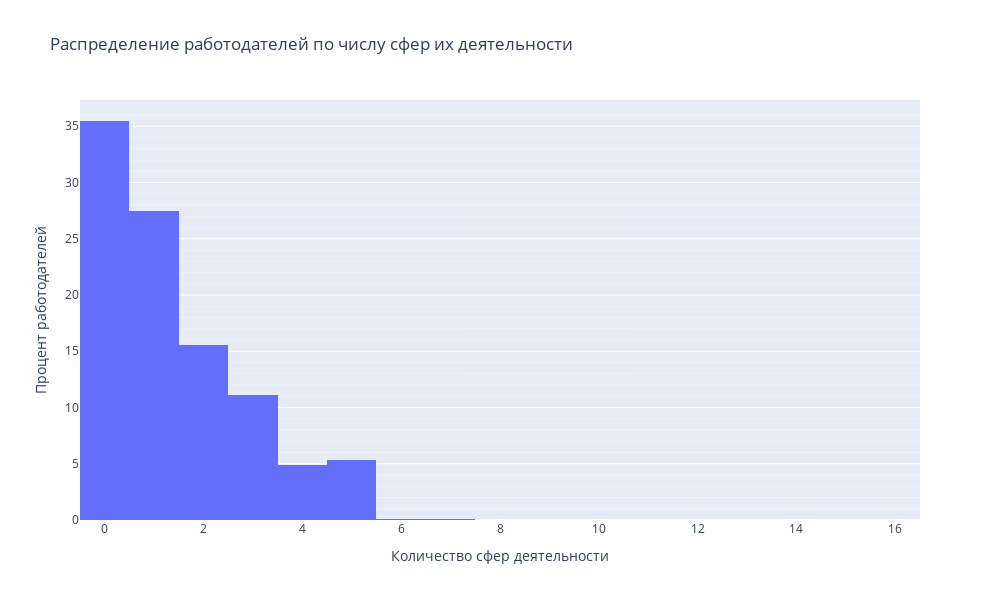

Here is the notebook cell this chart was saved with:
### Code cell
fig1 = px.histogram(
    industry_df,
    x='industry_cnt',
    nbins=17,
    histnorm='percent',
    height=600,
    width=1000,
    title="Распределение работодателей по числу сфер их деятельности"
)
fig1.update_layout(showlegend=False)
fig1.update_yaxes(minor_showgrid=True)
fig1.layout.xaxis.title.text = 'Количество сфер деятельности'
fig1.layout.yaxis.title.text = 'Процент работодателей'
fig1.show()

### Figure 1 — Plotly figure (JSON) as saved in the notebook; plotly's stock layout.template omitted (floating-point values rounded to 4 significant figures; data arrays with more than 128 entries replaced by an {"elided": "..."} marker saying what was removed)
{"data": [{"alignmentgroup": "True", "bingroup": "x", "histnorm": "percent", "hovertemplate": "industry_cnt=%{x}<br>percent=%{y}<extra></extra>", "legendgroup": "", "marker": {"color": "#636efa", "pattern": {"shape": ""}}, "name": "", "nbinsx": 17, "offsetgroup": "", "orientation": "v", "showlegend": false, "type": "histogram", "x": {"elided": "23175 int values"}, "xaxis": "x", "yaxis": "y"}], "layout": {"barmode": "relative", "height": 600, "legend": {"tracegroupgap": 0}, "showlegend": false, "title": {"text": "Распределение работодателей по числу сфер их деятельности"}, "width": 1000, "xaxis": {"anchor": "y", "domain": [0, 1], "title": {"text": "Количество сфер деятельности"}}, "yaxis": {"anchor": "x", "domain": [0, 1], "minor": {"showgrid": true}, "title": {"text": "Процент работодателей"}}}}
